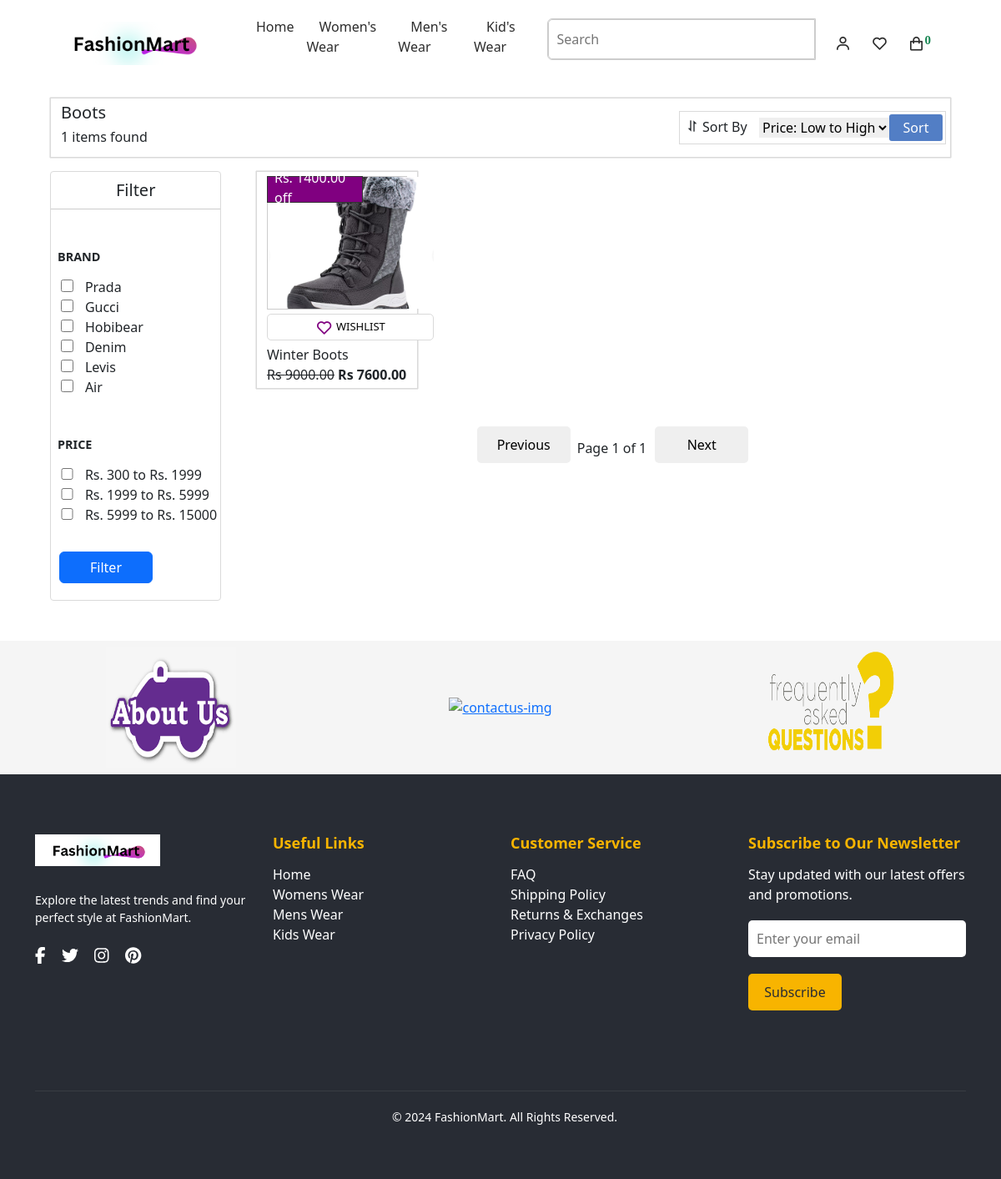
The page /subcategory/Boots/ on the database as committed earlier.
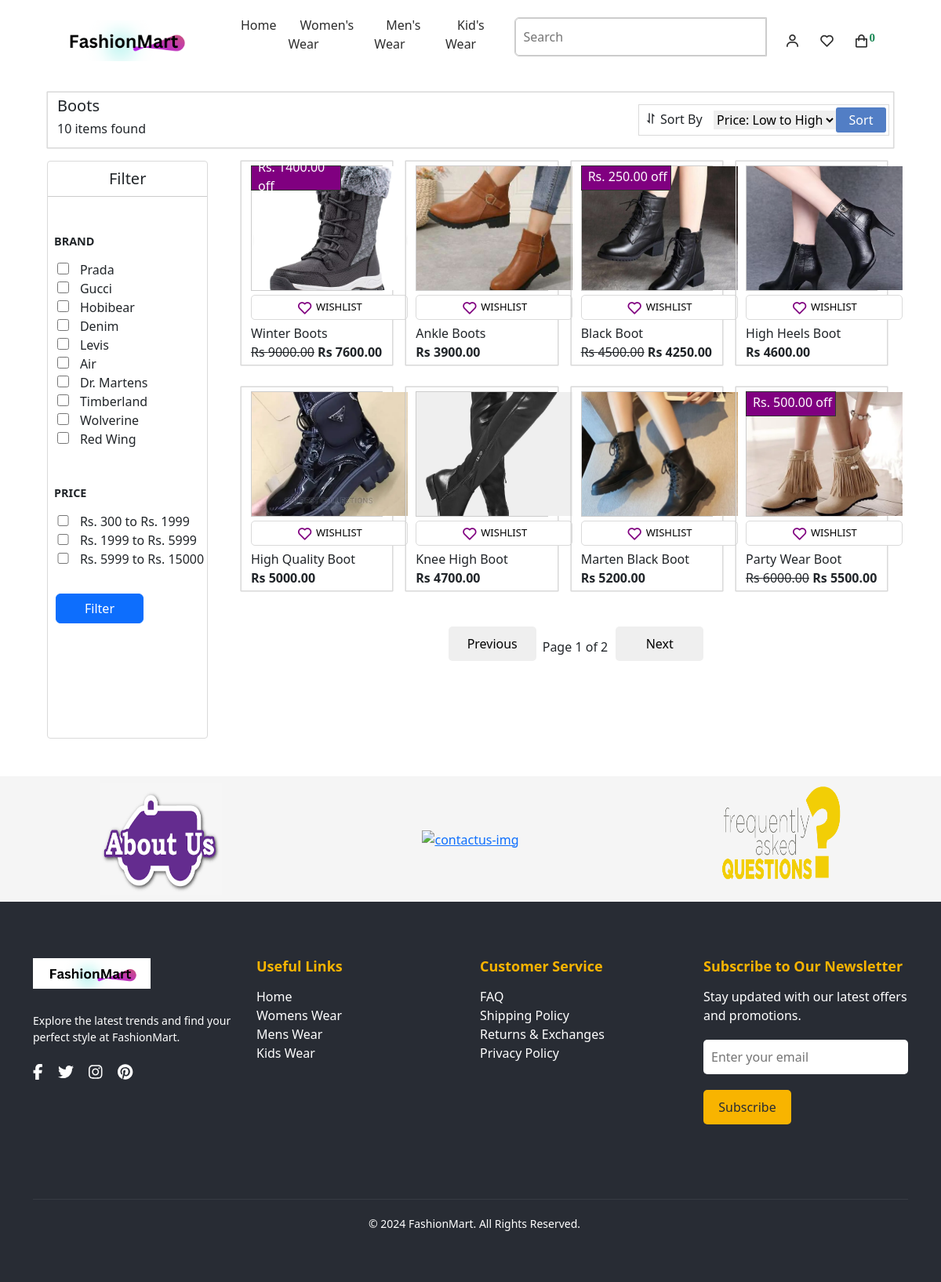
The same page on the database as committed later.
### myeSite/models.py (models this page shows, shortened)
class Brand(models.Model):
    name = models.CharField(max_length=255)

class Product(models.Model):
    name = models.CharField(max_length=255)
    code = models.CharField(max_length=8, default='361SVT', blank=True, null=True)
    description = models.TextField()
    stock_status = models.CharField(max_length=50, default='In Stock')
    old_price = models.DecimalField(max_digits=10, decimal_places=2, default=500,  null=True, blank=True)
    new_price = models.DecimalField(max_digits=10, decimal_places=2, default=400, null=False, blank=False)
    discount_price = models.DecimalField(max_digits=10, decimal_places=2, default=100,  null=True, blank=True)
    brand = models.ForeignKey(Brand, on_delete=models.CASCADE)
    category = models.ForeignKey(Category, on_delete=models.CASCADE)
    subcategory = models.ForeignKey(Subcategory, on_delete=models.CASCADE)
    image = models.ImageField(upload_to='product_images/')
    sizes = models.ManyToManyField(Size)
    isnew = models.BooleanField(default=False)
    search_keywords = models.CharField(max_length=100, blank=True, null=True, default="search_keyword_here")

### myeSite/views.py (the view, shortened to what this page needs)
# urls.py: path('subcategory/<str:subcategory_name>/', views.subcategory_details, name='product'),
def subcategory_details(request, subcategory_name):
    subcategory = get_object_or_404(Subcategory, name=subcategory_name)
    items = Product.objects.filter(subcategory=subcategory)
    brand = Brand.objects.all()
    selected_brands = request.GET.getlist('brands')
    selected_price_ranges = request.GET.getlist('price')
    if selected_brands:
        items = items.filter(brand__id__in=selected_brands)
    items_count = items.count()
    return render(request, 'myeSite/productPages/product-list.html', {
        'subcateogry':subcategory,
        'items':items,
        'item_count':items_count,
        'brands':brand
    })

### myeSite/context_processors.py (called while the page is built)
def categories_processor(request):
    categories = Category.objects.all().prefetch_related('subcategories')
    return {'categories': categories}

def wishlist_item_count(request):
    if request.user.is_authenticated:
        wishlist_item_count = Wishlist.objects.filter(user=request.user).count()
    else:
        wishlist_item_count = 0
    return {'wishlist_item_count': wishlist_item_count}

### myeSite/templates/myeSite/productPages/product-list.html (shortened to what the changed rows need)
{% extends "main.html" %}
{% load static %}
{% block tShirt %}
<div class="tshirt-section">
    <div class="firstheadingdiv">
        <div class="info-content">
            <h5>{{subcateogry.name}}</h5>
            <h6>{% if item_count %}{{ item_count }} items found {% else %} No items found {% endif %}</h6>
        </div>
    </div>
    <div class="filter-product">
        <div class="filter">
            <h2 class="text-center fs-5">Filter</h2>
            <form action="{% url 'product' subcateogry.name %}" method="GET">
                <ul>
                    {% for brand in brands %}
                    <li><input type="checkbox" name="brands" value="{{ brand.id }}" id="brand_{{ brand.id }}" {% if brand.id|stringformat:"s" in request.GET.brands %} checked {% endif %}>
                    <label for="brand_{{ brand.id }}">{{ brand.name }}</label></li>
                    {% endfor %}
                </ul>
                </form>
        </div>
        {% if items %}
        <div class="product">
            <div class="row">
                 {% for item in items %}
                <div class="product-card">
                    {% if item.discount_price %}
                    <div class="show-discount d-flex align-items-center"><p class="ms-2 mt-3">Rs. {{item.discount_price}} off</p></div>
                    {% endif %}
                    <div class="tshirt-img">
                        {% if item.image %}
                        <a href="{% url 'itemsDetail' item.pk %}"><img src="{{ item.image.url }}" alt="{{ item.name }}"></a>
                        {% else %}
                        <p>No image available</p>
                        {% endif %}
                    </div>
                    <form method="post" action="#">
                        <button type="submit" class="addToWishlist"><i class='bx bx-heart' id="wishlist_hearticon"></i>WISHLIST</button>
                    </form>
                    <div class="infoaboutproduct">
                        <p>{{ item.name }}</p>
                        {% if item.old_price %}
                        <span id='old-price' class="fw-light">Rs {{ item.old_price }}</span>
                        {% endif %}
                        <span id='new-price' class="fw-semibold">Rs {{ item.new_price  }}</span>
                    </div>
                </div>
                {% endfor %}
            </div>
            {% else %}
            <h4 class="text-danger fw-bold">No Items Available</h4>
            {% endif %}
            <div id="pagination-controls" class="d-flex align-items-center justify-content-center">
                <button id="prev-btn" class="me-2">Previous</button>
                <span id="page-info"></span>
                <button id="next-btn">Next</button>
              </div>
        </div>
    </div>
</div>
{% endblock %}

Rows that differ between the two databases and show on the page:
added Brand: name "Dr. Martens"
added Brand: name "Timberland"
added Brand: name "Wolverine"
added Brand: name "Red Wing"
added Product: image (picture), name "Ankle Boots", new_price "3900.00"
added Product: discount_price "250.00", image (picture), name "Black Boot", old_price "4500.00", new_price "4250.00"
added Product: image (picture), name "High Heels Boot", new_price "4600.00"
added Product: image (picture), name "High Quality Boot", new_price "5000.00"
added Product: image (picture), name "Knee High Boot", new_price "4700.00"
added Product: image (picture), name "Marten Black Boot", new_price "5200.00"
added Product: discount_price "500.00", image (picture), name "Party Wear Boot", old_price "6000.00", new_price "5500.00"
Other text that changed with them:
{{ item_count }}: "1" → "10"
text written by a page script: "Page 1 of 1" → "Page 1 of 2"
